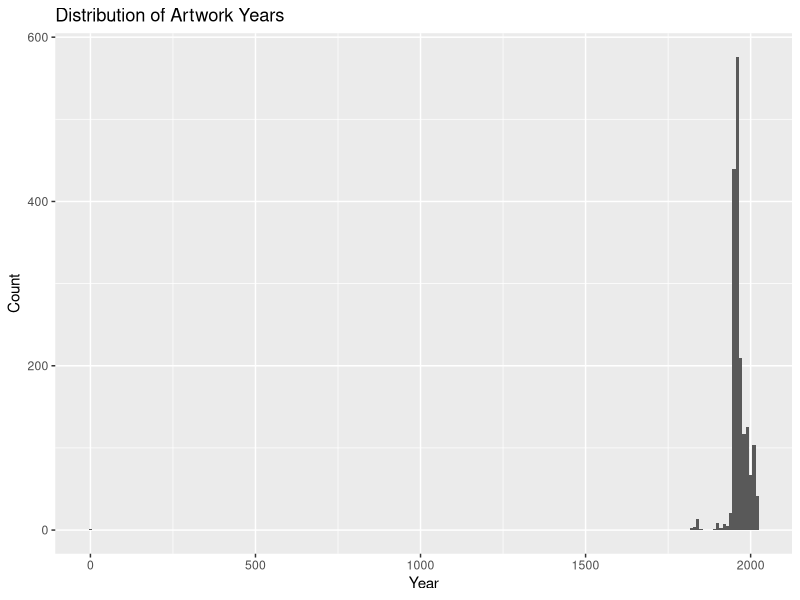
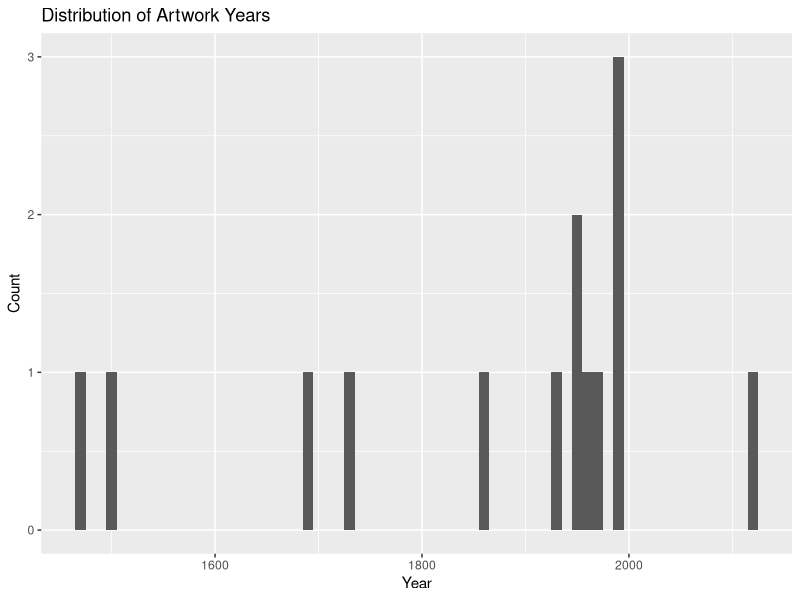

Write the R code that produced these figures, in order.
## ---- chunk 1
library(tidyverse) 
library(skimr)
## ---- chunk 2
# Remove eval = FALSE or set it to TRUE once data is ready to be loaded
uoe_art <- read_csv("data/uoe-art.csv")
## ---- chunk 3
uoe_art <- uoe_art %>%
  separate(title, into = c("title", "date"), sep = "\\(") %>%
  mutate(year = str_remove(date, "\\)") %>% as.numeric()) %>%
  select(title, artist, year, link)  # Fill in the missing variable!
## ---- chunk 4
skim(uoe_art)
## ---- chunk 5
ggplot(uoe_art %>% filter(!is.na(year)), aes(x = year)) +
  geom_histogram(binwidth = 10) +
  labs(
    title = "Distribution of Artwork Years",
    x = "Year",
    y = "Count"
  )
## ---- chunk 6
uoe_art %>%
  filter(!is.na(year)) %>%
  arrange(year) %>%
  head(10)
## ---- chunk 7
uoe_art_fix <- uoe_art %>%
  mutate(
    year = str_extract(title, "\\d{4}") %>% as.numeric(),
    title = str_remove(title, "\\s*\\(\\d{4}\\)\\s*$") %>% str_squish()
  ) %>%
  select(title, artist, year, link)
## ---- chunk 8
ggplot(uoe_art_fix %>% filter(!is.na(year)), aes(x = year)) +
  geom_histogram(binwidth = 10) +
  labs(
    title = "Distribution of Artwork Years",
    x = "Year",
    y = "Count"
  )
## ---- chunk 9
uoe_art %>%
  filter(!is.na(artist)) %>%
  count(artist, sort = TRUE) %>%
  head(5)
## ---- chunk 10
sum(str_detect(tolower(uoe_art$title), "child"))
